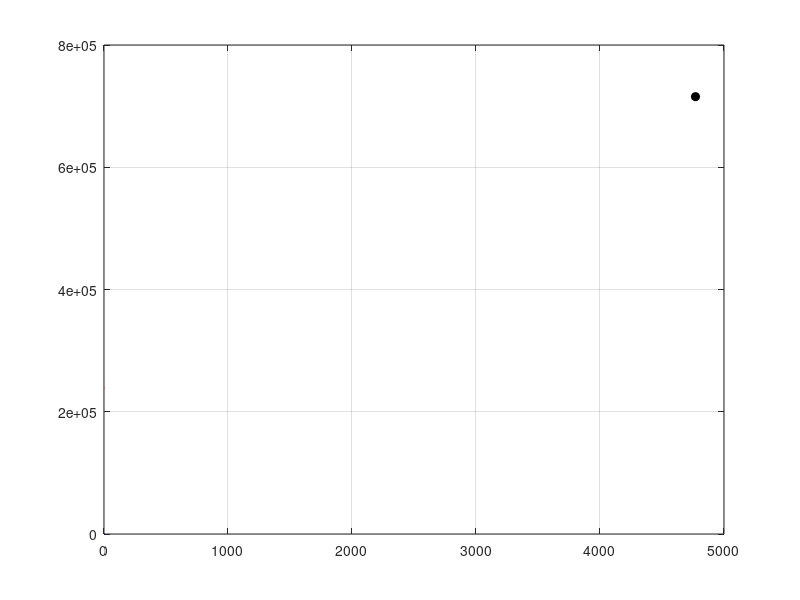

Recreate this plot in MATLAB. (Note: this script raises an error after producing the figure.)
%{
Problem Statement: We have been asked by the zoo perform a breakeven analysis 
on construction methods, different materials, and determine the expected return 
on investment. We have to consider operational costs (variable costs),construction costs
(fixed costs), and the revenue. Revenue will change based on the response
of the people towards the zoo. 

Variables:
BET: Break even time 
c_cost: construction costs (Needed to build the new enclosure)
choice: variable name for menu for selecting options between three
construction materials
donations: expected donations to the zoo per week
E_cost: Energy cost
F_C: Fixed cost
L_cost: Labor cost
LF_cost: Landfill Cost
M_cost: Maintainence Cost
O_T_D: One time donation to breakeven in seven months
Profit: Profit for the years specified
Revenue: Revenue for the years specified
Revenue_per_year: Revenue per year
RV: Revenue per week
SA: Surface area
t: Years vector
T_C: Total costs
ticket_price: price of a ticket
V_C: Variable costs
VC_PW: variable costs per week
visitors: number of visitors at the zoo per week
WPY: Weeks per year
years: number of years to include in the analysis
BEP= Amount of Revenue and cost at break-even point [$]
%}

close all; clear; clc

%Materials and construction cost cell array
c_cost = {'Concrete', 16, 30, 96000, 900, 5, 5; 'Wood', 23, 53, 115000, 800, 12, 11; 'Adobe', 18, 42, 68000, 600, 6, 5};

%Defining menu 
choice = menu('Select a material', c_cost{:,1});

%Surface Area
SA = 3000;

%Calculating fixed cost
F_C = (c_cost{choice, 2}/12 * SA * c_cost{choice, 3}) + c_cost{choice, 4} + (c_cost{choice, 5} * c_cost{choice, 6} * c_cost{choice, 7});

%Variable cost input
E_cost = input('Enter energy cost [$/week]: ');
L_cost = input('Enter labour cost [$/week]: ');
M_cost = input('Enter maintenance cost [$/week]: ');
LF_cost = input('Enter landfill cost [$/week]: ');
WPY = input('How many weeks per year will the zoo operate: ');
years = input('How many years should the analysis include: ');

%Revenue input
ticket_price = input('Enter price of admission per person [$/person] : ');
visitors = input('Enter the number of people that will visit per week: ');
donations = input('Enter expected donations to the zoo per week [$/week]: ');

%Calculating variable costs per week
VC_PW = E_cost + L_cost + M_cost + LF_cost;

%Calculating variable costs per year
V_C = VC_PW * WPY;

%Creating a vector for number of years from opening day
t = 0:years;

%Calculating total cost vector for user input years 
T_C = V_C * t + F_C;

%Calculating Revenue per week
RV = (ticket_price * visitors) + donations;

%Calculating Revenue per year
Revenue_per_year = RV * WPY;

%Creating Revenue vector for user-inputted years
Revenue = Revenue_per_year * t;

%Calculating Profit vector for user inputted years
Profit = Revenue -  T_C;

%Breakeven Time in months
BET = F_C * 12/(Revenue_per_year - V_C);

%One time donation required to breakeven in seven months 
O_T_D = F_C+ (V_C - Revenue_per_year)*7/12;

%Calculating Price at break-even point
BEP=Revenue_per_year * BET/12;

fprintf('\n\nMaterial: %s\n\n', c_cost{choice,1})
fprintf('\tOperating %.0f weeks per year will generate per year:\n', WPY)
fprintf('\t\tRevenue:\t $%.0f\n\t\tCost:\t $%.0f\n', Revenue_per_year, V_C)
fprintf('\tThe break-even time is %.2f months\n', BET)
fprintf('\tThe total profit after %.0f years is $%.3E\n\n', years, Profit(length(Profit)))
fprintf('It will take a one-time donation of $%.2f to breakeven in seven months\n', O_T_D)

%Proper plot
figure('color', 'w')
plot(t, Revenue,'b-', t, T_C, 'r-')
hold on
plot(BET/12, BEP, 'ko', 'markerfacecolor','k')
grid on
legend('Revenue','Cost','Break-even point','Location','NW')
xlabel('Time after opening day (t) [years]')
ylabel('Amount (M) [$]')
title('Break-even analysis for new fencing material')

%Second plot
figure('color', 'w')
plot(t, Profit, 'g-', BET/12, 0, 'bo', 'markerfacecolor','b')
xlabel('Time after opening day (t) [years]')
ylabel('Amount (M) [$]')
title('Profit gained from using new fence with time')
legend('Profit','Break-even point','Location','NW')
grid on
